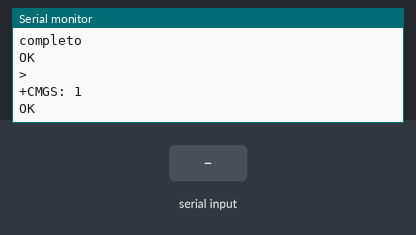
The sketch below on a simulated Arduino Uno, built with avr-gcc and run on an emulated ATmega328P. Shown: the last lines printed to the serial monitor. The inputs (shaded band) are chosen by the test bench. The modem accepts every AT command (registered, SIM ready, sends succeed) and sends nothing else.

Above: at 3.1 s.
3.2 s: "1" received over the second serial link
At 3.9 s:
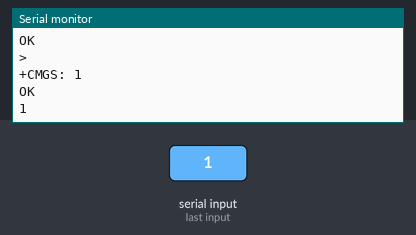
4.7 s: "0" received over the second serial link
At 5.0 s:
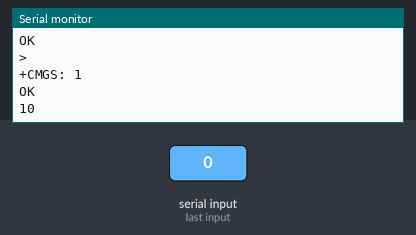

Measured:
- after the input at 3.2 s, the serial monitor: prints a new line at once (image 1)
- after the input at 4.7 s, the serial monitor: prints a new line at once (image 2)

The sketch:

envioSMS.ino
```cpp
#include <SoftwareSerial.h>    // Incluimos la libreria SoftwareSerial
SoftwareSerial mySerial(8, 9); // Declaramos los pines RX(8) y TX(9) que vamos a usar

void setup(){
Serial.begin(9600);       // Iniciamos la comunicacion serie
mySerial.begin(9600);     // Iniciamos una segunda comunicacion serie
delay(1000);              // Pausa de 1 segundo
EnviaSMS();               // Llamada a la funcion que envia el SMS
}

void loop(){
if (mySerial.available()){          // Si la comunicacion SoftwareSerial tiene datos
  Serial.write(mySerial.read());    // Los sacamos por la comunicacion serie normal
}

if (Serial.available()){            // Si la comunicacion serie normal tiene datos
  while(Serial.available()) {       // y mientras tenga datos que mostrar
    mySerial.write(Serial.read());  // Los sacamos por la comunicacion SoftwareSerial
  }
  mySerial.println();               // Enviamos un fin de linea
}
}

// Funcion para el envio de un SMS
void EnviaSMS(){
 mySerial.println("AT+CMGF=1");                 // Activamos la funcion de envio de SMS
 delay(100);                                    // Pequeña pausa
 mySerial.println("AT+CMGS=\"+573173291240\"");  // Definimos el numero del destinatario en formato internacional
 delay(100);                                    // Pequeña pausa
 mySerial.print("Hola Mundo!");                 // Definimos el cuerpo del mensaje
 delay(500);                                    // Pequeña pausa
 mySerial.print(char(26));                      // Enviamos el equivalente a Control+Z
 delay(100);                                    // Pequeña pausa
 mySerial.println("");                          // Enviamos un fin de linea
 delay(100);                                    // Pequeña pausa
 Serial.println("completo");
}
```
